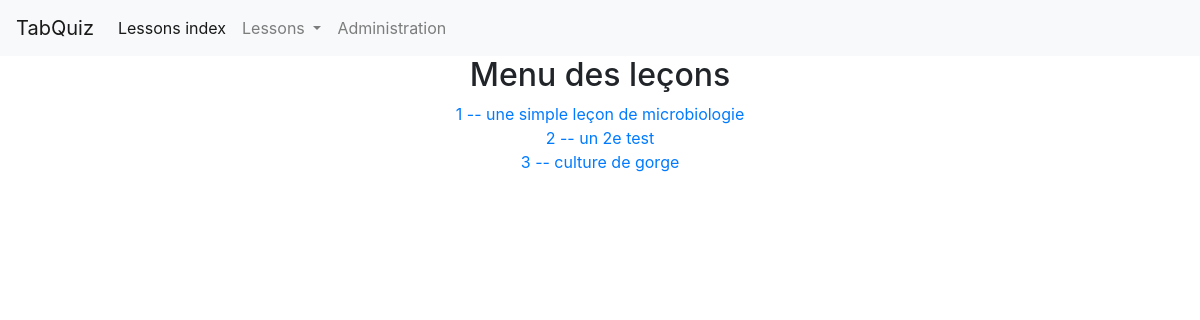
The app's page /, older data.
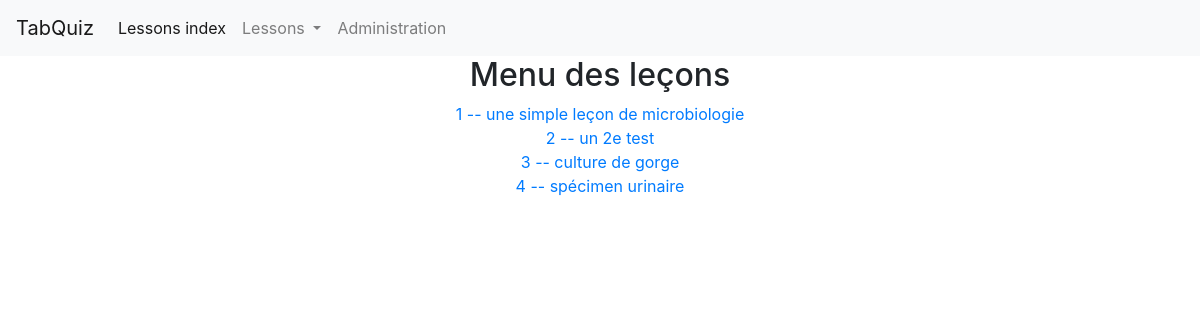
The same page, newer data.
### tabquiz/models.py (models this page shows, shortened)
class Lesson(models.Model):
    lesson_id = models.IntegerField(
        primary_key=True,
        verbose_name=_('lesson id'),
    )
    description = models.CharField(max_length=200)
    class Meta:
        verbose_name = _('Lesson')
        verbose_name_plural = _('Lessons')

### tabquiz/views.py (the view)
# urls.py: path('', LessonIndexView.as_view(), name='index'),
class LessonIndexView(ListView):
    model = Lesson
    template_name = 'tabquiz/index.html'
    context_object_name = 'lesson_list'

### tabquiz/templates/tabquiz/index.html
{% extends 'tabquiz/base.html' %}
{% block content %}
<main class="text-center">
  <h2>Menu des leçons</h2>
  <ul class="list-group">
    {% for lesson in lesson_list %}
      <li><a href={% url 'tabquiz:lesson' lesson.lesson_id %}>
        {{lesson.lesson_id}} -- {{lesson.description}}
      </a></li>
    {% endfor %}
  </ul>
</main>
{% endblock %}

### tabquiz/templates/tabquiz/base.html (shortened to what this page needs)
<!doctype html>
<html lang="en">
  <head>
    {% load i18n %}
    <link rel="stylesheet" href="https://stackpath.bootstrapcdn.com/bootstrap/4.1.3/css/bootstrap.min.css">
    {% load static %}
    <link rel="stylesheet" type="text/css"
          href="{% static 'tabquiz/style.css' %}">
  </head>
  <body>
    <nav class="navbar navbar-expand-md navbar-light bg-light">
      <a class="navbar-brand" href="{% url 'tabquiz:index' %}">TabQuiz</a>
      <div class="collapse navbar-collapse" id="navbarSupportedContent">
        <ul class="navbar-nav mr-auto">
          <li class="nav-item active">
            <a class="nav-link" href="{% url 'tabquiz:index' %}">
              {% trans 'Lessons index' %}
            </a>
          </li>
          <li class="nav-item dropdown">
            <a class="nav-link dropdown-toggle" href="#" id="navbarDropdown" role="button" data-toggle="dropdown" aria-haspopup="true" aria-expanded="false">
              {% trans 'Lessons' %}
            </a>
          </li>
          <li class="nav-item">
            <a class="nav-link" href="{% url 'admin:index' %}">
              {% trans 'Administration' %}
            </a>
          </li>
        </ul>
      </div>
    </nav>
  {% block content %}
  {% endblock %}
  </body>
</html>

Row changes from the older to the newer data that the page shows:
added Lesson: lesson_id "4", description "spécimen urinaire"
